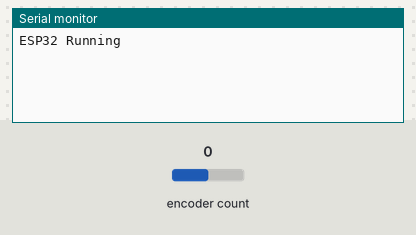
A sketch run on a simulated ESP32. Parts: the last lines printed to the serial monitor. Inputs (shaded band) come from the test bench; at power-on: encoder count 0.

Above: at 1.2 s.
1.3 s: encoder count set to 1
At 2.5 s:
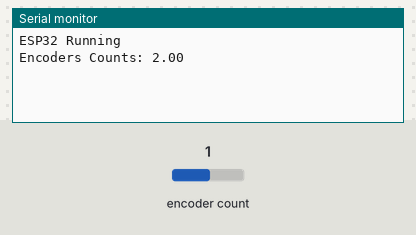
2.8 s: encoder count set to 2
At 3.8 s:
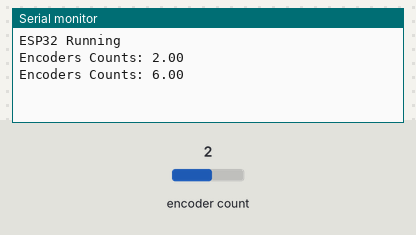

The sketch:

ESP32_Encoder_DistanceTest.ino
```cpp
//********************************************************//
//*  University of Nottingham                            *//
//*  Department of Electrical & Electronic Engineering   *//
//*                                                      *//
//*  UoN Welcome Week                                    *//
//*  Design Task: Digital Trundle Wheel                  *//
//********************************************************//

// include encoder library
#include <ESP32Encoder.h>

ESP32Encoder myEnc;//Initialise Encoder

// change these two numbers (if needed) to enable pins connected to encoder

long oldPosition  = 0;
float distance;

void setup()
{
  myEnc.attachHalfQuad(34, 35); //enable pins with interrupt capability
  myEnc.clearCount();//Clear Count

  Serial.begin(9600);   // initialise serial communication
  Serial.println("ESP32 Running"); // sanity check
}

void loop()
{

  long newPosition = myEnc.getCount();

  // check if encoder has moved
  if (newPosition != oldPosition)
  {
    oldPosition = newPosition;

  // edit the code below to calculate the distance moved, +1 increment = (diameter*pi)/encoder count per revolution
    distance = newPosition +distance;
  // ***

    // output distance to the serial monitor (use serial monitor to input distance)
    Serial.print("Encoders Counts: ");
    Serial.println(distance);
    }
}
```

Measured:
- after the input at 1.3 s, the serial monitor: prints a new line at once (image 1)
- after the input at 2.8 s, the serial monitor: prints a new line at once (image 2)
